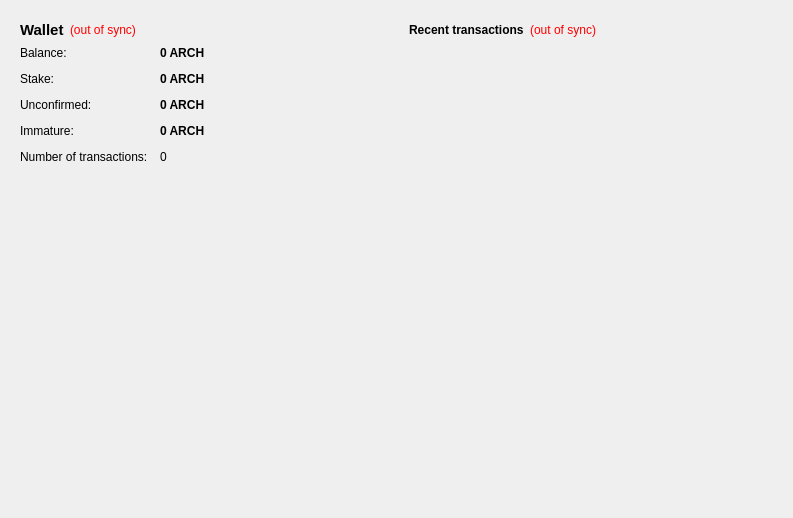
<?xml version="1.0" encoding="UTF-8"?>
<ui version="4.0">
 <class>OverviewPage</class>
 <widget class="QWidget" name="OverviewPage">
  <property name="geometry">
   <rect>
    <x>0</x>
    <y>0</y>

    <width>793</width>
    <height>518</height>
    <width>760</width>
    <height>342</height>

   </rect>
  </property>
  <property name="windowTitle">
   <string>Form</string>
  </property>
  <layout class="QHBoxLayout" name="horizontalLayout" stretch="1,1">
   <item>
    <layout class="QVBoxLayout" name="verticalLayout_2">
     <item>
      <widget class="QFrame" name="frame">
       <property name="frameShape">
        <enum>QFrame::NoFrame</enum>
       </property>
       <property name="frameShadow">
        <enum>QFrame::Plain</enum>
       </property>
       <layout class="QVBoxLayout" name="verticalLayout_4">
        <item>
         <layout class="QHBoxLayout" name="horizontalLayout_4">
          <item>
           <widget class="QLabel" name="label_5">
            <property name="font">
             <font>
              <pointsize>11</pointsize>
              <weight>75</weight>
              <bold>true</bold>
             </font>
            </property>
            <property name="text">
             <string>Wallet</string>
            </property>
           </widget>
          </item>
          <item>
           <widget class="QLabel" name="labelWalletStatus">
            <property name="toolTip">
             <string>The displayed information may be out of date. Your wallet automatically synchronizes with the Architectcoin network after a connection is established, but this process has not completed yet.</string>
            </property>
            <property name="styleSheet">
             <string notr="true">QLabel { color: red; }</string>
            </property>
            <property name="text">
             <string notr="true">(out of sync)</string>
            </property>
            <property name="alignment">
             <set>Qt::AlignLeading|Qt::AlignLeft|Qt::AlignVCenter</set>
            </property>
           </widget>
          </item>
          <item>
           <spacer name="horizontalSpacer_2">
            <property name="orientation">
             <enum>Qt::Horizontal</enum>
            </property>
            <property name="sizeHint" stdset="0">
             <size>
              <width>40</width>
              <height>20</height>
             </size>
            </property>
           </spacer>
          </item>
         </layout>
        </item>
        <item>
         <layout class="QFormLayout" name="formLayout_2">
          <property name="fieldGrowthPolicy">
           <enum>QFormLayout::AllNonFixedFieldsGrow</enum>
          </property>
          <property name="horizontalSpacing">
           <number>12</number>
          </property>
          <property name="verticalSpacing">
           <number>12</number>
          </property>
          <item row="0" column="0">
           <widget class="QLabel" name="label">
            <property name="text">
             <string>Balance:</string>
            </property>
           </widget>
          </item>
          <item row="0" column="1">
           <widget class="QLabel" name="labelBalance">
            <property name="font">
             <font>
              <weight>75</weight>
              <bold>true</bold>
             </font>
            </property>
            <property name="cursor">
             <cursorShape>IBeamCursor</cursorShape>
            </property>
            <property name="toolTip">
             <string>Your current balance</string>
            </property>
            <property name="text">
             <string notr="true">0 ARCH</string>
            </property>
            <property name="textInteractionFlags">
             <set>Qt::LinksAccessibleByMouse|Qt::TextSelectableByKeyboard|Qt::TextSelectableByMouse</set>
            </property>
           </widget>
          </item>
          <item row="1" column="0">
           <widget class="QLabel" name="label_6">
            <property name="text">
             <string>Stake:</string>
            </property>
           </widget>
          </item>
          <item row="1" column="1">
           <widget class="QLabel" name="labelStake">
            <property name="font">
             <font>
              <weight>75</weight>
              <bold>true</bold>
             </font>
            </property>
            <property name="cursor">
             <cursorShape>IBeamCursor</cursorShape>
            </property>
            <property name="toolTip">
             <string>Total of coins that was staked, and do not yet count toward the current balance</string>
            </property>
            <property name="text">
             <string notr="true">0 ARCH</string>
            </property>
            <property name="textInteractionFlags">
             <set>Qt::LinksAccessibleByMouse|Qt::TextSelectableByKeyboard|Qt::TextSelectableByMouse</set>
            </property>
           </widget>
          </item>
          <item row="2" column="0">
           <widget class="QLabel" name="label_3">
            <property name="text">
             <string>Unconfirmed:</string>
            </property>
           </widget>
          </item>
          <item row="2" column="1">
           <widget class="QLabel" name="labelUnconfirmed">
            <property name="font">
             <font>
              <weight>75</weight>
              <bold>true</bold>
             </font>
            </property>
            <property name="cursor">
             <cursorShape>IBeamCursor</cursorShape>
            </property>
            <property name="toolTip">
             <string>Total of transactions that have yet to be confirmed, and do not yet count toward the current balance</string>
            </property>
            <property name="text">
             <string notr="true">0 ARCH</string>
            </property>
            <property name="textInteractionFlags">
             <set>Qt::LinksAccessibleByMouse|Qt::TextSelectableByKeyboard|Qt::TextSelectableByMouse</set>
            </property>
           </widget>
          </item>
          <item row="3" column="0">
           <widget class="QLabel" name="labelImmatureText">
            <property name="text">
             <string>Immature:</string>
            </property>
           </widget>
          </item>
          <item row="3" column="1">
           <widget class="QLabel" name="labelImmature">
            <property name="font">
             <font>
              <weight>75</weight>
              <bold>true</bold>
             </font>
            </property>
            <property name="toolTip">
             <string>Mined balance that has not yet matured</string>
            </property>
            <property name="text">
             <string notr="true">0 ARCH</string>
            </property>
            <property name="textInteractionFlags">
             <set>Qt::LinksAccessibleByMouse|Qt::TextSelectableByKeyboard|Qt::TextSelectableByMouse</set>
            </property>
           </widget>
          </item>
          <item row="4" column="0">
           <widget class="QLabel" name="label_2">
            <property name="text">
             <string>Number of transactions:</string>
            </property>
           </widget>
          </item>
          <item row="4" column="1">
           <widget class="QLabel" name="labelNumTransactions">
            <property name="toolTip">
             <string>Total number of transactions in wallet</string>
            </property>
            <property name="text">
             <string notr="true">0</string>
            </property>
           </widget>
          </item>
         </layout>
        </item>
       </layout>
      </widget>
     </item>
     <item>
      <spacer name="verticalSpacer">
       <property name="orientation">
        <enum>Qt::Vertical</enum>
       </property>
       <property name="sizeHint" stdset="0">
        <size>
         <width>20</width>
         <height>40</height>
        </size>
       </property>
      </spacer>
     </item>
     <item>
      <widget class="QLabel" name="label_6">
       <property name="text">
        <string/>
       </property>
       <property name="pixmap">
        <pixmap resource="../bitcoin.qrc">:/images/backg</pixmap>
       </property>
       <property name="scaledContents">
        <bool>false</bool>
       </property>
       <property name="alignment">
        <set>Qt::AlignLeft</set>
       </property>
       <property name="margin">
        <number>-2</number>
       </property>
      </widget>
     </item>
    </layout>
   </item>
   <item>
    <layout class="QVBoxLayout" name="verticalLayout_3">
     <item>
      <widget class="QFrame" name="frame_2">
       <property name="frameShape">
        <enum>QFrame::NoFrame</enum>
       </property>
       <property name="frameShadow">
        <enum>QFrame::Plain</enum>
       </property>
       <layout class="QVBoxLayout" name="verticalLayout">
        <item>
         <layout class="QHBoxLayout" name="horizontalLayout_2">
          <item>
           <widget class="QLabel" name="label_4">
            <property name="text">
             <string>&lt;b&gt;Recent transactions&lt;/b&gt;</string>
            </property>
           </widget>
          </item>
          <item>
           <widget class="QLabel" name="labelTransactionsStatus">
            <property name="toolTip">
             <string>The displayed information may be out of date. Your wallet automatically synchronizes with the Architectcoin network after a connection is established, but this process has not completed yet.</string>
            </property>
            <property name="styleSheet">
             <string notr="true">QLabel { color: red; }</string>
            </property>
            <property name="text">
             <string notr="true">(out of sync)</string>
            </property>
            <property name="alignment">
             <set>Qt::AlignRight|Qt::AlignTrailing|Qt::AlignVCenter</set>
            </property>
           </widget>
          </item>
          <item>
           <spacer name="horizontalSpacer">
            <property name="orientation">
             <enum>Qt::Horizontal</enum>
            </property>
            <property name="sizeHint" stdset="0">
             <size>
              <width>40</width>
              <height>20</height>
             </size>
            </property>
           </spacer>
          </item>
         </layout>
        </item>
        <item>
         <widget class="QListView" name="listTransactions">
          <property name="styleSheet">
           <string notr="true">QListView { background: transparent; }</string>
          </property>
          <property name="frameShape">
           <enum>QFrame::NoFrame</enum>
          </property>
          <property name="verticalScrollBarPolicy">
           <enum>Qt::ScrollBarAlwaysOff</enum>
          </property>
          <property name="horizontalScrollBarPolicy">
           <enum>Qt::ScrollBarAlwaysOff</enum>
          </property>
          <property name="selectionMode">
           <enum>QAbstractItemView::NoSelection</enum>
          </property>
         </widget>
        </item>
       </layout>
      </widget>
     </item>
     <item>
      <spacer name="verticalSpacer_2">
       <property name="orientation">
        <enum>Qt::Vertical</enum>
       </property>
       <property name="sizeHint" stdset="0">
        <size>
         <width>20</width>
         <height>40</height>
        </size>
       </property>
      </spacer>
     </item>
    </layout>
   </item>
  </layout>
 </widget>
 <resources/>
 <connections/>
</ui>
